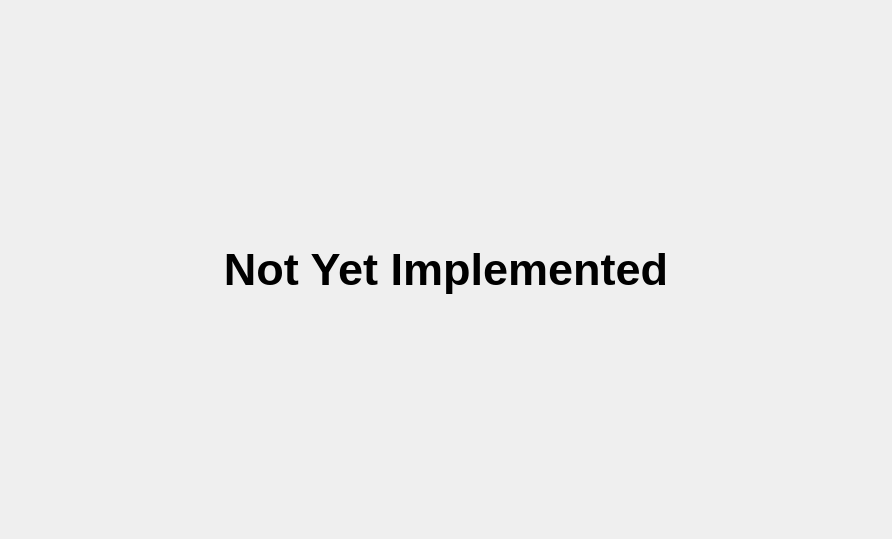
<?xml version="1.0" encoding="UTF-8"?>
<ui version="4.0">
 <class>Database_CommonEvents</class>
 <widget class="QWidget" name="Database_CommonEvents">
  <property name="geometry">
   <rect>
    <x>0</x>
    <y>0</y>
    <width>892</width>
    <height>539</height>
   </rect>
  </property>
  <property name="minimumSize">
   <size>
    <width>892</width>
    <height>539</height>
   </size>
  </property>
  <property name="maximumSize">
   <size>
    <width>892</width>
    <height>539</height>
   </size>
  </property>
  <property name="windowTitle">
   <string>Common Events Tab</string>
  </property>
  <property name="windowIcon">
   <iconset resource="gui_icons.qrc">
    <normaloff>:/icons/openrpgmaker.png</normaloff>:/icons/openrpgmaker.png</iconset>
  </property>
  <property name="styleSheet">
   <string notr="true">.QFrame
{
	border-width: 1px;
	border-style: solid;
	border-color: palette(window-text);
}

.QFrame&gt;QLabel
{
	border-width: 0px;
	background-color: palette(window-text);
	color: palette(window);
	font-weight: bold;
}

.QFrame&gt;QCheckBox
{
	background-color: palette(window-text);
	border-width: 0px;
	border-style: none;
	color: palette(window);
	spacing: 3px;
	font-weight: bold;
	padding: 0px 0px 0px 3px;
}

.QFrame&gt;QCheckBox::indicator
{
	min-width: 8px;
	max-width: 8px;
	min-height: 8px;
	max-height: 8px;
	width: 8px;
	height: 8px;
	border-width: 2px;
	border-radius: 0px;
	border-style: ridge;
	border-color: palette(mid);
}

.QFrame&gt;QCheckBox::indicator:unchecked
{
	background-color: palette(base);
}

.QFrame&gt;QCheckBox::indicator:checked
{
	background-color: palette(window-text);
}

.QFrame&gt;QCheckBox::indicator:hover
{
	border-color: palette(highlight);
}</string>
  </property>
  <layout class="QVBoxLayout" name="verticalLayout">
   <item>
    <widget class="QLabel" name="label">
     <property name="font">
      <font>
       <pointsize>34</pointsize>
       <weight>75</weight>
       <bold>true</bold>
      </font>
     </property>
     <property name="text">
      <string>Not Yet Implemented</string>
     </property>
     <property name="alignment">
      <set>Qt::AlignCenter</set>
     </property>
    </widget>
   </item>
  </layout>
 </widget>
 <resources>
  <include location="gui_icons.qrc"/>
 </resources>
 <connections/>
</ui>
